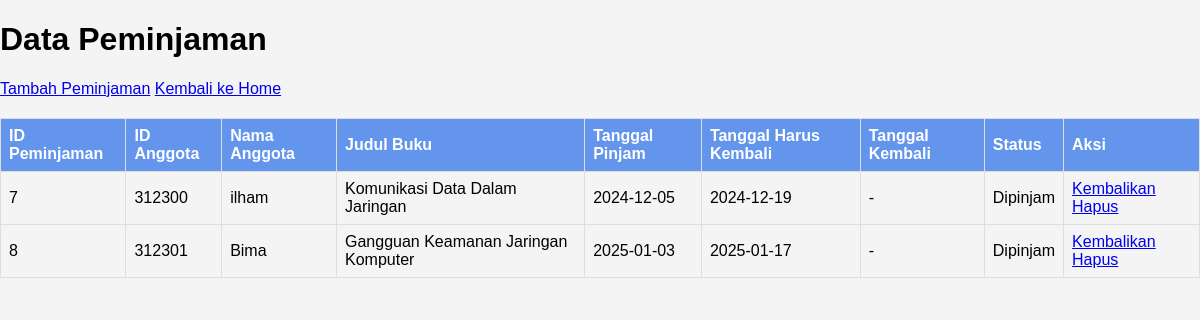
/modules/peminjaman/index.php, run on the app's committed database.
### tables this page shows
CREATE TABLE `peminjaman` (
  `id_peminjaman` int(11) NOT NULL,
  `id_anggota` int(11) NOT NULL,
  `id_buku` int(11) NOT NULL,
  `tanggal_pinjam` date NOT NULL,
  `tanggal_harus_kembali` date NOT NULL,
  `tanggal_kembali` date DEFAULT NULL,
  `status` varchar(20) DEFAULT 'Dipinjam'
);

CREATE TABLE `anggota` (
  `id_anggota` int(11) NOT NULL,
  `nama` varchar(100) NOT NULL,
  `alamat` text DEFAULT NULL,
  `telepon` varchar(20) DEFAULT NULL
);

CREATE TABLE `buku` (
  `id_buku` int(11) NOT NULL,
  `kode_buku` varchar(50) NOT NULL,
  `judul` varchar(255) NOT NULL,
  `penulis` varchar(255) NOT NULL,
  `kategori` varchar(255) DEFAULT NULL,
  `tahun_terbit` int(4) NOT NULL,
  `rak` int(2) NOT NULL,
  `stok` int(11) NOT NULL
);

### modules/peminjaman/index.php (the view, shortened to what this page needs)
<?php
include '../../config/koneksi.php';
$query = "SELECT p.id_peminjaman, a.id_anggota, a.nama, b.judul, p.tanggal_pinjam,
                 p.tanggal_harus_kembali, p.tanggal_kembali, p.status
          FROM peminjaman p
          JOIN anggota a ON p.id_anggota = a.id_anggota
          JOIN buku b ON p.id_buku = b.id_buku";
$result = $conn->query($query);
?>
<!DOCTYPE html>
<html lang="en">
<head>
    <link rel="stylesheet" href="../../assets/css/style.css">
</head>
<body>
    <h1>Data Peminjaman</h1>
    <a href="tambah.php">Tambah Peminjaman</a>
    <a href="../../home.php">Kembali ke Home</a>
    <table border="1" cellspacing="0" cellpadding="5">
        <thead>
            <tr>
                <th>ID Peminjaman</th>
                <th>ID Anggota</th>
                <th>Nama Anggota</th>
                <th>Judul Buku</th>
                <th>Tanggal Pinjam</th>
                <th>Tanggal Harus Kembali</th>
                <th>Tanggal Kembali</th>
                <th>Status</th>
                <th>Aksi</th>
            </tr>
        </thead>
        <tbody>
            <?php
            while ($row = $result->fetch_assoc()): ?>
                <tr>
                    <td><?= htmlspecialchars($row['id_peminjaman']); ?></td>
                    <td><?= htmlspecialchars($row['id_anggota']); ?></td>
                    <td><?= htmlspecialchars($row['nama']); ?></td>
                    <td><?= htmlspecialchars($row['judul']); ?></td>
                    <td><?= htmlspecialchars($row['tanggal_pinjam']); ?></td>
                    <td><?= htmlspecialchars($row['tanggal_harus_kembali']); ?></td>
                    <td><?= htmlspecialchars($row['tanggal_kembali'] ?? '-'); ?></td>
                    <td><?= htmlspecialchars($row['status']); ?></td>
                    <td>
                        <?php if ($row['status'] === 'Dipinjam'): ?>
                            <a href="pengembalian.php?id_peminjaman=<?= htmlspecialchars($row['id_peminjaman']); ?>">Kembalikan</a>
                        <?php endif; ?>
                        <a href="hapus.php?id_peminjaman=<?= htmlspecialchars($row['id_peminjaman']); ?>"
                           onclick="return confirm('Yakin ingin menghapus data ini?')">Hapus</a>
                    </td>
                </tr>
            <?php endwhile; ?>
        </tbody>
    </table>
</body>
</html>

### assets/css/style.css (style rules this page uses)
body { font-family: Arial, sans-serif; margin: 0; padding: 0; background-color: #f4f4f4; }
table { width: 100%; border-collapse: collapse; margin: 20px 0; }
table th, table td { border: 1px solid #ddd; padding: 8px; }
table th { background: #6495ED; color: white; text-align: left; }

### data on the page
peminjaman: id_peminjaman "7", id_anggota.id_anggota "312300", id_anggota.nama "ilham", id_buku.judul "Komunikasi Data Dalam Jaringan", tanggal_pinjam "2024-12-05", tanggal_harus_kembali "2024-12-19", tanggal_kembali "-", status "Dipinjam"
peminjaman: id_peminjaman "8", id_anggota.id_anggota "312301", id_anggota.nama "Bima", id_buku.judul "Gangguan Keamanan Jaringan Komputer", tanggal_pinjam "2025-01-03", tanggal_harus_kembali "2025-01-17", tanggal_kembali "-", status "Dipinjam"
